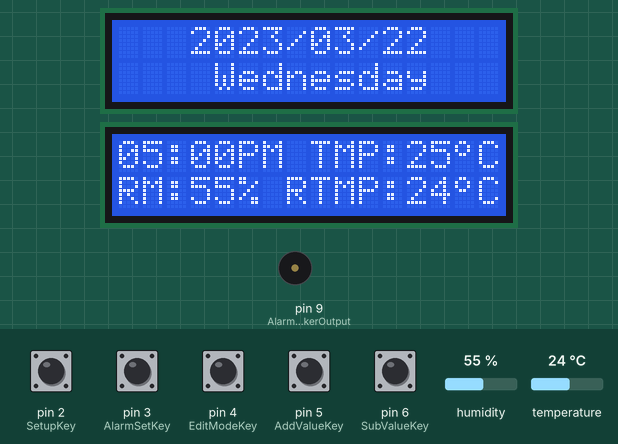
Bench run of a sketch on a simulated Arduino Uno, built with avr-gcc and run on an emulated ATmega328P. On the bench: 2 × 16×2 character LCD, buzzer (waves = sounding, pin HIGH). The test bench sets the inputs (shaded band); at power-on: pin 2 (SetupKey), pin 3 (AlarmSetKey), pin 4 (EditModeKey), pin 5 (AddValueKey), pin 6 (SubValueKey) HIGH, temperature 24 °C, humidity 55 %.

Above: at 1.3 s.
1.4 s: temperature set to 11 °C
At 5.7 s:
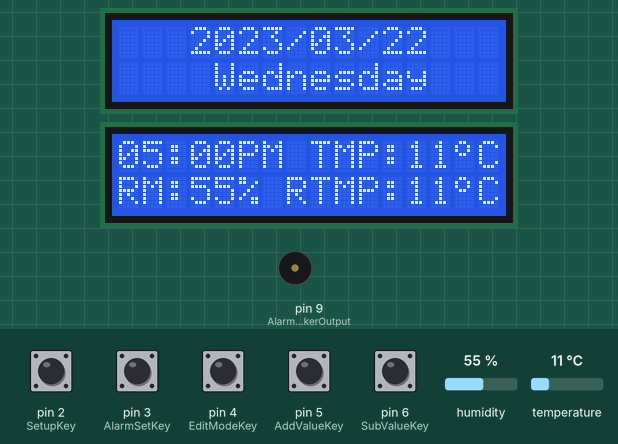
6.8 s: temperature set to 8 °C
At 10.8 s:
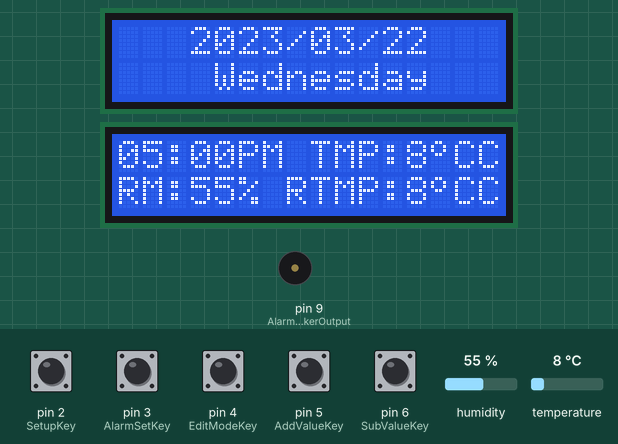
11.9 s: pin 2 (SetupKey) pulled LOW for 1 s
At 13.1 s:
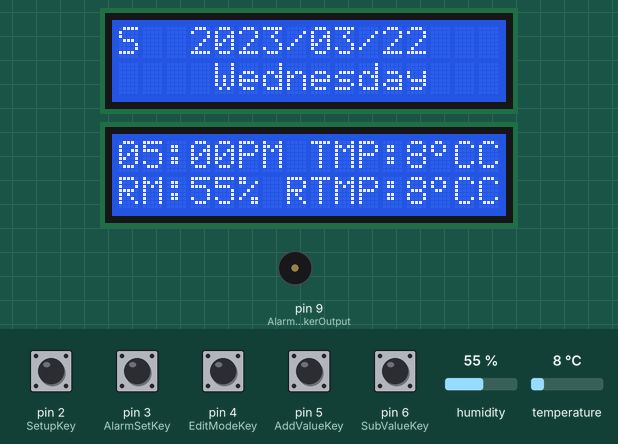
14.9 s: humidity set to 22 %
At 16.4 s:
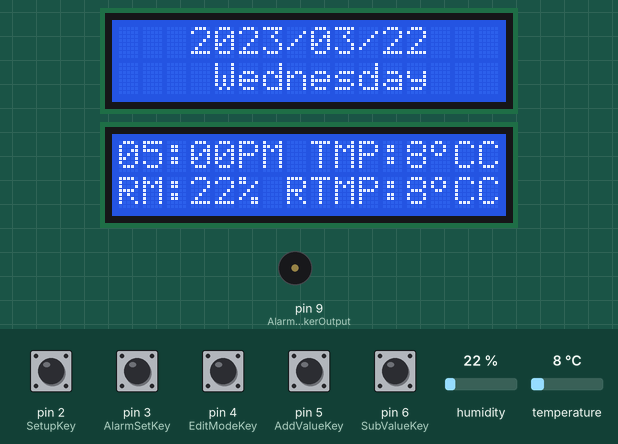
17.0 s: pin 2 (SetupKey) pulled LOW for 1 s
At 18.3 s:
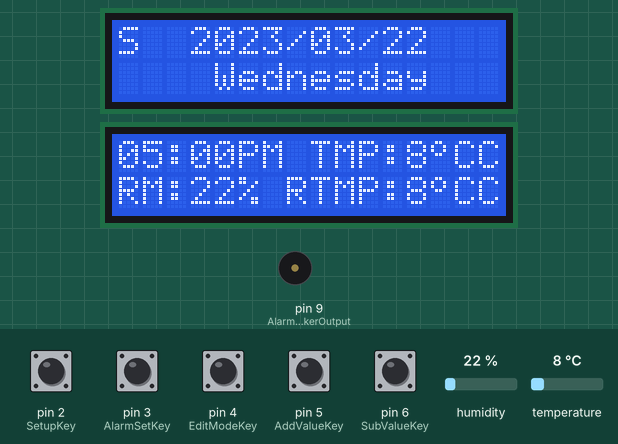
20.0 s: humidity set to 40 %
At 22.0 s:
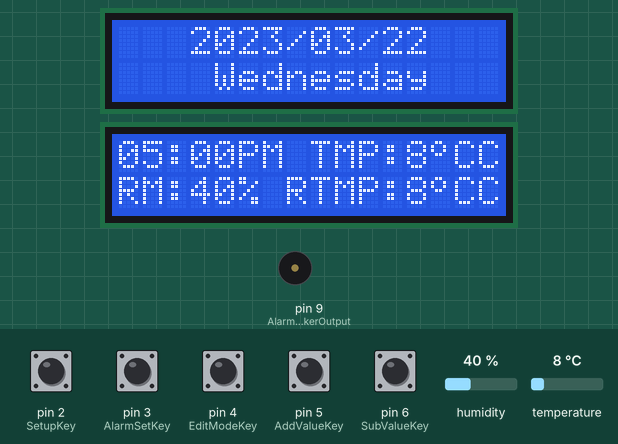
Timing chart, 0 to 23.5 s (numbered marks = the images above; inputs shaded):
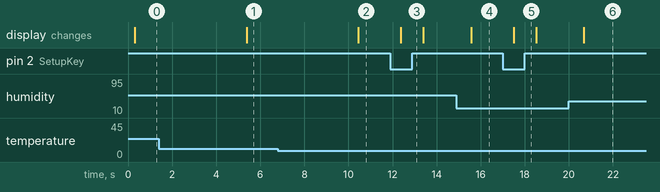

Measured:
- the behaviour switches between 10 and 9 °C on temperature (found by bisection; images 1 and 2)
- after the input at 1.4 s, the display: changes after 4.0 s (image 1)
- after the input at 6.8 s, the display: changes after 3.7 s (image 2)
- after the input at 11.9 s, the display: changes after 0.48 s (image 3)
- after the input at 14.9 s, the display: changes after 0.66 s (image 4)
- after the input at 17.0 s, the display: changes after 0.49 s (image 5)
- after the input at 20.0 s, the display: changes after 0.68 s (image 6)

The sketch:

sketch_mar30a.ino
```cpp
#include <Wire.h>
#include <SimpleDHT.h>
#include <hd44780.h>
#include <hd44780ioClass/hd44780_I2Cexp.h> //本資料庫不需自行輸入LCD記憶體位置

hd44780_I2Cexp LCDO;  //一號屏幕
hd44780_I2Cexp LCDT;  //二號屏幕
SimpleDHT11 dht11;    //DHT11初始化
//輔助函數
byte temp = 23, rh = 50, l_rh = 0, l_temp = 0;
byte degree[8] = {  //設置溫度符號
  B01100,
  B10010,
  B10010,
  B01100,
  B00000,
  B00000,
  B00000,
  B00000,
};
const char *week[] = {    //設置星期字串
  "_Sunday__",
  "_Monday__",
  "_Tuesday_",
  "Wednesday",
  "Thursday_",
  "_Friday__",
  "Saturday_",
};
const char *dayloop[] = {  //設置晝夜字串
  "AM",
  "PM",
};
unsigned long timer = 0;
int l_yyyy = 0, l_mm = 0, l_dd = 0, l_hr = 0, l_tmm = 0, l_week = 0, c_week,
    stepp = 1, settup = 0, state = 0,
    datechanged = 1, infochanged = 1;
bool al_pause, al_relay, relay1, relay2;
int yyyy = 2023,  //年份設定
  mm = 3,         //月份設定
  dd = 22,        //日期設定
  t_hr = 5,       //小時設定
  t_mm = 0;       //分鐘設定
bool dloop = 1;   //AM,PM設定
int al_hr = 12,   //鬧鐘小時設定
  al_mm = 0;      //鬧鐘分鐘設定
bool al_dl = 1;   //鬧鐘AM,PM設定
//各功能鍵位設定
int pinDHT11 = 8,          //溫溼度感測器腳位
  SetupKey = 2,            //時間編輯模式鍵位
  AlarmSetKey = 3,         //鬧鐘編輯模式鍵位
  EditModeKey = 4,         //編輯位數鍵位
  AddValueKey = 5,         //增加數值鍵位
  SubValueKey = 6,         //減少數值鍵位
  AlarmControlKey = 7,     //鬧鐘暫停開關
  AlarmSpeakerOutput = 9;  //蜂鳴器輸出腳位

void setup() {
  char Signed[7] = { SetupKey, EditModeKey, AddValueKey, SubValueKey, AlarmSetKey, AlarmControlKey, 0 };
  //  Serial.begin(9600); //Debug
  for (int i = 0; Signed[i] != 0; i++) {
    pinMode(Signed[i], INPUT_PULLUP);
  }
  pinMode(AlarmSpeakerOutput, OUTPUT);
  DateCalculat();
  LCDO.begin(16, 2);  //一號屏幕初始化和設置背光狀態
  LCDO.setBacklight(1);
  LCDT.begin(16, 2);  //二號屏幕初始化和設置背光狀態
  LCDT.setBacklight(1);
}

void loop() {
  if (digitalRead(EditModeKey)) relay1 = 0;
  if (digitalRead(AddValueKey) && digitalRead(SubValueKey)) relay2 = 0;

  if (l_yyyy != yyyy || l_mm != mm || l_dd != dd || l_week != c_week) datechanged = 1;  //同步檢測
  if (l_rh != rh || l_temp != temp || l_hr != t_hr || l_tmm != t_mm) infochanged = 1;   //檢測完成

  if (!digitalRead(SetupKey)) {                      //時間編輯模式
    if (!digitalRead(EditModeKey) && relay1 == 0) {  //編輯位數
      relay1 = 1, stepp++;
    }
    if (!digitalRead(AddValueKey) && relay2 == 0) {  //增加數值
      switch (stepp) {
        case 1:
          yyyy++;
          break;
        case 2:
          if (mm != 12) mm++;
          break;
        case 3:
          if (mm == 1 || mm == 3 || mm == 5 || mm == 7 || mm == 8 || mm == 10 || mm == 12) {  //大月
            if (dd != 31) dd++;
          } else if (mm == 4 || mm == 6 || mm == 9 || mm == 11) {  //小月
            if (dd != 30) dd++;
          } else if (mm == 2) {
            if ((yyyy % 4 == 0 && yyyy % 100 != 0) || yyyy % 400 == 0) {  //當年閏年判斷
              if (dd != 29) dd++;
            } else {
              if (dd != 28) dd++;
            }
          }
          break;
        case 4:
          if (digitalRead(AlarmSetKey)) {
            if (t_hr != 12) t_hr++;
          } else {
            if (al_hr != 12) al_hr++;
          }
          break;
        case 5:
          if (digitalRead(AlarmSetKey)) {
            if (t_mm != 60) t_mm++;
          } else {
            if (al_mm != 60) al_mm++;
          }
          break;
        case 6:
          stepp = 1;
      }
      relay2 = 1;
      DateCalculat();
    }
    if (!digitalRead(SubValueKey) && relay2 == 0) {  //減少數值
      switch (stepp) {
        case 1:
          if (yyyy > 1) yyyy--;
          break;
        case 2:
          if (mm > 1) mm--;
          break;
        case 3:
          if (dd > 1) dd--;
          break;
        case 4:
          if (digitalRead(AlarmSetKey)) {
            if (t_hr > 1) t_hr--;
          } else {
            if (al_hr > 1) al_hr--;
          }
          break;
        case 5:
          if (digitalRead(AlarmSetKey)) {
            if (t_mm > 0) t_mm--;
          } else {
            if (al_mm > 0) al_mm--;
          }
          break;
        case 6:
          stepp = 1;
      }
      relay2 = 1;
      DateCalculat();
    }
  }
  if (!digitalRead(SetupKey) || settup == 1) {
    if (timer % 1000 == 0) {  //編輯模式自動以1Hz頻率刷新
      if (stepp == 1 || stepp == 2 || stepp == 3 || stepp == 4 || stepp == 5) LCDDisplay(1);
      if (stepp == 4 || stepp == 5) LCDDisplay(2);
    }
  } else {
    if (datechanged != 0) {  //非同步檢測
      LCDDisplay(1);
    } else if (infochanged != 0) {  //非同步檢測
      LCDDisplay(2);
    }
  }
  if (timer % 200 == 0 && timer != 0) {                                                                                 //鬧鐘每隔兩百毫秒一個循環
    if (digitalRead(SetupKey) && al_hr == t_hr && al_mm == t_mm && al_dl == dloop && al_pause == 0 && al_relay == 0) {  //當不在編輯模式時且到達設定時間後觸發蜂鳴器
      al_relay = 1;
      tone(AlarmSpeakerOutput, 440, 200);
    } else if (digitalRead(SetupKey) && al_hr == t_hr && al_mm == t_mm && al_dl == dloop && al_pause == 0 && al_relay == 1) {  //當不在編輯模式時且到達設定時間後觸發蜂鳴器
      al_relay = 0;
    }
    if ((al_hr != t_hr || al_mm != t_mm || dloop != al_dl) && al_pause == 1) {  //重置暫停鬧鐘
      al_pause = 0;
    } else if (al_hr == t_hr && al_mm == t_mm && dloop == al_dl && al_pause == 0 && !digitalRead(AlarmControlKey)) {  //暫停鬧鐘
      al_pause = 1;
    }
  }
  if (timer % 60000 == 0 && timer != 0) {  //增加一分鐘
    timer = 0;
    t_mm++;
  }
  if (timer % 5000 == 0) {  //每五秒獲取一次溫度濕度
    GetDHT11info();
  }
  if (t_hr >= 13 || t_mm >= 60 || al_hr >= 13 || al_mm >= 60) {  //更新日期
    TimeDisplay();
  }
  /*
  //Debug
  Serial.println(timer);
  */
  timer = timer + 100;
  delay(100);
}

void LCDDisplay(int state) {
  switch (state) {
    case 1:
      //年月日顯示
      LCDO.setCursor(0, 0);
      if (!digitalRead(SetupKey) && digitalRead(AlarmSetKey)) {  //編輯模式時年份前會顯示 S表編輯模式 A表鬧鐘設定
        settup = 1;
        LCDO.print("S  ");
      } else if (!digitalRead(SetupKey) && !digitalRead(AlarmSetKey)) {
        settup = 1;
        LCDO.print("SA ");
      } else {
        settup = 0;
        LCDO.print("   ");
      }
      if (yyyy >= 1000) { //未達四位時補零
        LCDO.print(yyyy);
      } else if (yyyy < 1000 && yyyy >= 100) { //未達三位時補零
        LCDO.print(" ");
        LCDO.print(yyyy);
      } else if (yyyy < 100 && yyyy >= 10) {  //未達雙位時補零
        LCDO.print("  ");
        LCDO.print(yyyy);
      } else if (yyyy < 10 && yyyy >= 1) {    //輸入無效則輸出ERRO
        LCDO.print("   ");
        LCDO.print(yyyy);
      } else {
        LCDO.print("ERRO");
      }
      LCDO.print("/");
      if (mm >= 10) {  //未達雙位時補零
        LCDO.print(mm);
      } else {
        LCDO.print("0");
        LCDO.print(mm);
      }
      LCDO.print("/");
      if (dd >= 10) {  //未達雙位時補零
        LCDO.print(dd);
      } else {
        LCDO.print("0");
        LCDO.print(dd);
      }
      //星期顯示
      LCDO.setCursor(4, 1);
      LCDO.print(week[c_week]);
      l_yyyy = yyyy, l_mm = mm, l_dd = dd, l_week = c_week, datechanged = 0;  //同步數據
      break;
    case 2:
      LCDT.createChar(1, degree);  //註冊溫度符號
      //時間顯示
      LCDT.setCursor(0, 0);
      if (!digitalRead(SetupKey) && !digitalRead(AlarmSetKey)) {  //當處於設定模式且於鬧鐘設定時將時間切換至鬧鐘時間
        if (t_hr >= 10) {                                         //時間未達雙位時補零
          LCDT.print(al_hr);
        } else {
          LCDT.print("0");
          LCDT.print(al_hr);
        }
        LCDT.print(":");
        if (al_mm >= 10) {  //時間未達雙位時補零
          LCDT.print(al_mm);
        } else {
          LCDT.print("0");
          LCDT.print(al_mm);
        }
        LCDT.print(dayloop[al_dl]);
      } else {
        if (t_hr >= 10) {  //時間未達雙位時補零
          LCDT.print(t_hr);
        } else {
          LCDT.print("0");
          LCDT.print(t_hr);
        }
        LCDT.print(":");
        if (t_mm >= 10) {  //時間未達雙位時補零
          LCDT.print(t_mm);
        } else {
          LCDT.print("0");
          LCDT.print(t_mm);
        }
        LCDT.print(dayloop[dloop]);
      }
      LCDT.print(" TMP:");                                                                        //體感溫度
      LCDT.print(int(1.04 * temp + (rh * 0.01) / 6.105 * exp((17.27 * temp) / (237.7 + temp))));  //體感溫度計算
      LCDT.write(1);
      LCDT.print("C");
      //溫度濕度顯示
      LCDT.setCursor(0, 1);
      LCDT.print("RM:");
      LCDT.print(rh);
      LCDT.print("% ");
      LCDT.print("RTMP:");
      LCDT.print(temp);  //真實溫度
      LCDT.write(1);
      LCDT.print("C");
      l_rh = rh, l_temp = temp, l_hr = t_hr, l_tmm = t_mm, infochanged = 0;  //同步數據
      break;
  }
}

void GetDHT11info() {
  int info = SimpleDHTErrSuccess;
  if ((info = dht11.read(pinDHT11, &temp, &rh, NULL)) != SimpleDHTErrSuccess) {
    temp = 99, rh = 99;
  }
}

void TimeDisplay() {
  if (t_mm >= 60) t_mm = 0, t_hr++;  //小時計算
  if (t_hr >= 13 && dloop == 0) {    //早晚計算
    t_hr = 1, dloop = 1;
  } else if (t_hr >= 13 && dloop == 1) {
    t_hr = 1, dd++, dloop = 0;
  }
  if (al_mm >= 60) al_mm = 0;       //鬧鐘小時計算
  if (al_hr >= 13 && al_dl == 0) {  //鬧鐘早晚計算
    al_hr = 1, al_dl = 1;
  } else if (al_hr >= 13 && al_dl == 1) {
    al_hr = 1, al_dl = 0;
  }
  if (mm == 1 || mm == 3 || mm == 5 || mm == 7 || mm == 8 || mm == 10 || mm == 12) {  //大月  //跨月計算
    if (dd >= 31) dd = 1, mm++;
  } else if (mm == 4 || mm == 6 || mm == 9 || mm == 11) {  //小月
    if (dd >= 30) dd = 1, mm++;
  } else if (mm == 2) {
    if ((yyyy % 4 == 0 && yyyy % 100 != 0) || yyyy % 400 == 0) {  //當年閏年判斷
      if (dd >= 29) dd = 1, mm++;
    } else {
      if (dd >= 28) dd = 1, mm++;
    }
  }
  if (mm >= 13) mm = 1, yyyy++;    //跨年計算
  if (l_dd != dd) DateCalculat();  //重新計算星期
}

void DateCalculat() {
  int c_y1 = 0, c_m1 = 0;
  c_y1 = ((yyyy / 4) + (yyyy / 400) - (yyyy / 100));
  /*
  //Debug
  Serial.print("c_y1:");
  Serial.println(c_y1);
  */
  /*
  1.公元年分非4的倍數，為平年。
  2.公元年分為4的倍數但非100的倍數，為閏年。
  3.公元年分為100的倍數但非400的倍數，為平年。
  4.公元年分為400的倍數為閏年。
  */
  for (int i = 1; i != mm; i++) {                                                //月份天數計算
    if (i == 1 || i == 3 || i == 5 || i == 7 || i == 8 || i == 10 || i == 12) {  //大月
      c_m1 = c_m1 + 31;
    } else if (i == 4 || i == 6 || i == 9 || i == 11) {  //小月
      c_m1 = c_m1 + 30;
    } else if (i == 2) {
      if ((yyyy % 4 == 0 && yyyy % 100 != 0) || yyyy % 400 == 0) {  //當年閏年判斷
        c_m1 = c_m1 + 29;
      } else {
        c_m1 = c_m1 + 28;
      }
    }
    /*
    //Debug
    Serial.print("i:");
    Serial.println(i);
    Serial.print("c_m1:");
    Serial.println(c_m1);
   */
  }
  c_week = (((((yyyy)-c_y1) * 365) + (c_y1 * 366) + c_m1 + dd)) % 7;  //星期計算
  /*
  //Debug
  Serial.print("c_week:");
  Serial.println(c_week);
  */
}
```
